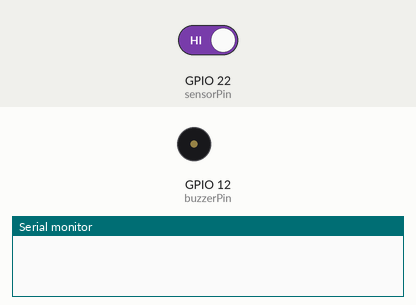
Bench run of a sketch on a simulated ESP32. Shown: buzzer (waves = sounding), the last lines printed to the serial monitor. Inputs (shaded band) come from the test bench; at power-on: GPIO 22 (sensorPin) HIGH.

Above: at 1.2 s.
1.3 s: GPIO 22 (sensorPin) driven LOW
2.8 s: GPIO 22 (sensorPin) driven HIGH
At 3.7 s:
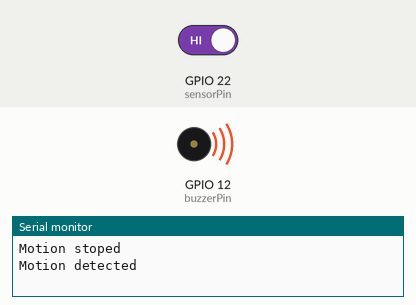
Timing chart, 0 to 5.8 s (numbered marks = the images above; inputs shaded):
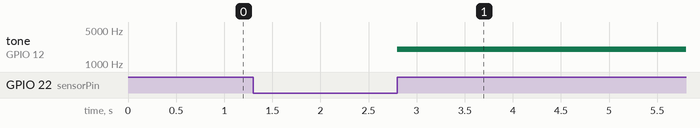

The sketch:

PIR_BUZZER.ino
```cpp
const byte sensorPin = 22;
const byte buzzerPin = 12;

int freq = 2000;
int channel = 0;
int resolution = 8;
int dutyCycle = 128;

SemaphoreHandle_t syncSemaphore;

void IRAM_ATTR handleInterrupt() {
  xSemaphoreGiveFromISR(syncSemaphore, NULL);
}

void setup() {

  Serial.begin(115200);

  syncSemaphore = xSemaphoreCreateBinary();

  pinMode(sensorPin, INPUT_PULLUP);
  attachInterrupt(digitalPinToInterrupt(sensorPin), handleInterrupt, CHANGE);

  ledcSetup(channel, freq, resolution);
  ledcAttachPin(buzzerPin, channel);

}

void loop() {

    xSemaphoreTake(syncSemaphore, portMAX_DELAY);

    if(digitalRead(sensorPin)){

      Serial.println("Motion detected");
      ledcWrite(channel, dutyCycle);

    }else{

      Serial.println("Motion stoped");
      ledcWrite(channel, 0);

    }

}
```

Measured:
- after the input at 2.8 s, tone on GPIO 12 (buzzerPin): silent → 2000 Hz at once
